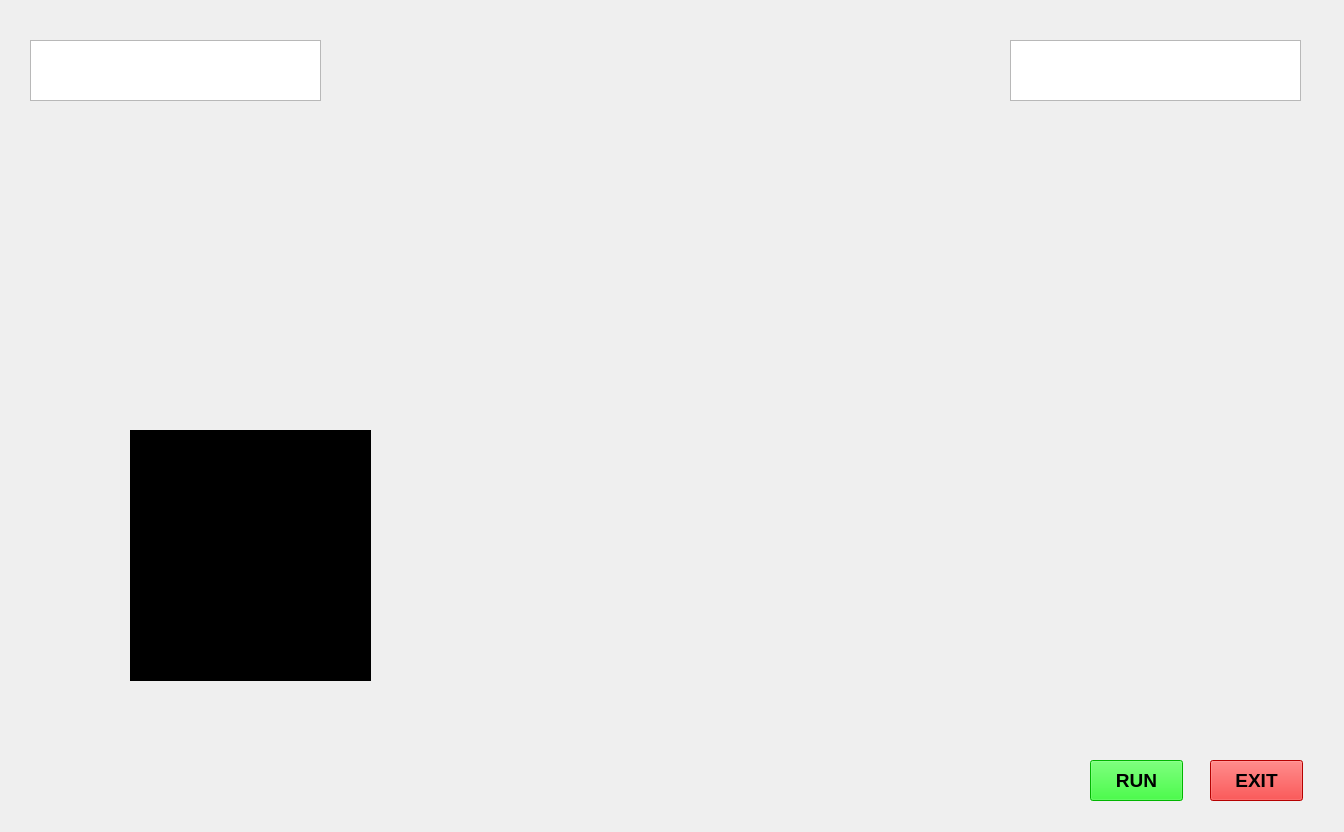
<?xml version="1.0" encoding="UTF-8"?>
<ui version="4.0">
 <class>Jerry</class>
 <widget class="QMainWindow" name="Jerry">
  <property name="geometry">
   <rect>
    <x>0</x>
    <y>0</y>
    <width>1344</width>
    <height>832</height>
   </rect>
  </property>
  <property name="windowTitle">
   <string>MainWindow</string>
  </property>
  <widget class="QWidget" name="centralwidget">
   <widget class="QLabel" name="label">
    <property name="geometry">
     <rect>
      <x>0</x>
      <y>0</y>
      <width>1341</width>
      <height>831</height>
     </rect>
    </property>
    <property name="text">
     <string/>
    </property>
    <property name="pixmap">
     <pixmap>jerry.gif</pixmap>
    </property>
    <property name="scaledContents">
     <bool>true</bool>
    </property>
   </widget>
   <widget class="QLabel" name="label_2">
    <property name="geometry">
     <rect>
      <x>130</x>
      <y>430</y>
      <width>241</width>
      <height>251</height>
     </rect>
    </property>
    <property name="styleSheet">
     <string notr="true">background-color: rgb(0, 0, 0);</string>
    </property>
    <property name="text">
     <string/>
    </property>
    <property name="pixmap">
     <pixmap>open.gif</pixmap>
    </property>
    <property name="scaledContents">
     <bool>true</bool>
    </property>
   </widget>
   <widget class="QPushButton" name="pushButton">
    <property name="geometry">
     <rect>
      <x>1090</x>
      <y>760</y>
      <width>93</width>
      <height>41</height>
     </rect>
    </property>
    <property name="font">
     <font>
      <pointsize>14</pointsize>
      <weight>75</weight>
      <bold>true</bold>
     </font>
    </property>
    <property name="styleSheet">
     <string notr="true">color: rgb(0, 0, 0);
background-color: rgb(0, 255, 0);</string>
    </property>
    <property name="text">
     <string>RUN</string>
    </property>
   </widget>
   <widget class="QPushButton" name="pushButton_2">
    <property name="geometry">
     <rect>
      <x>1210</x>
      <y>760</y>
      <width>93</width>
      <height>41</height>
     </rect>
    </property>
    <property name="font">
     <font>
      <pointsize>14</pointsize>
      <weight>75</weight>
      <bold>true</bold>
     </font>
    </property>
    <property name="styleSheet">
     <string notr="true">background-color: rgb(255, 0, 0);</string>
    </property>
    <property name="text">
     <string>EXIT</string>
    </property>
   </widget>
   <widget class="QTextBrowser" name="textBrowser">
    <property name="geometry">
     <rect>
      <x>30</x>
      <y>40</y>
      <width>291</width>
      <height>61</height>
     </rect>
    </property>
   </widget>
   <widget class="QTextBrowser" name="textBrowser_2">
    <property name="geometry">
     <rect>
      <x>1010</x>
      <y>40</y>
      <width>291</width>
      <height>61</height>
     </rect>
    </property>
   </widget>
  </widget>
 </widget>
 <resources/>
 <connections/>
</ui>
